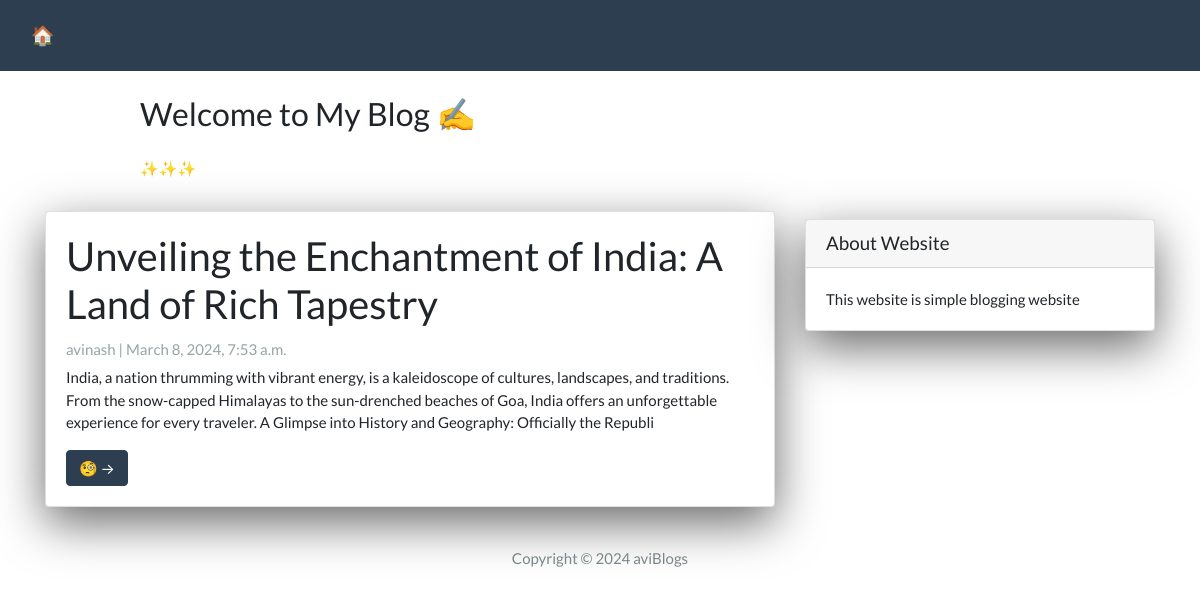
Before: / with the older database file.
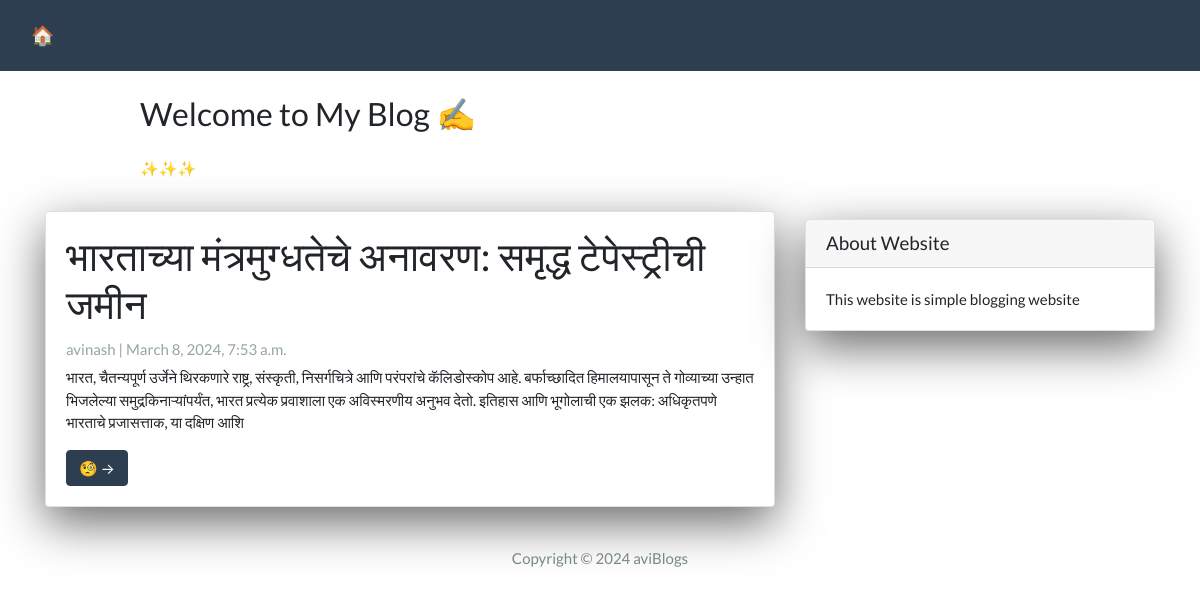
After: the same page with the newer database file.
### App/models.py (models this page shows, shortened)
class Post(models.Model):
  title =  models.CharField(max_length=200, unique=True)
  slug =   models.SlugField(max_length=200, unique=True)
  author = models.ForeignKey(User, on_delete=models.CASCADE, related_name='blog_posts')
  created_on = models.DateTimeField(auto_now_add=True)
  updated_on = models.DateTimeField(auto_now=True)
  content = models.TextField()
  status = models.IntegerField(choices=STATUS, default=0)
  class Meta:
    ordering = ['-created_on']

### App/views.py (the view)
# urls.py: path('', views.PostList.as_view(), name="home"),
class PostList(generic.ListView):
  queryset = Post.objects.filter(status=1).order_by('-created_on')
  template_name = 'index.html'

### App/templates/index.html (shortened to what this page needs)
{% extends "base.html" %}
{% block content %}
<header class="masthead">
  <div class="container">
    <div class="row">
      <div class=" col-md-8 col-md-10 mx-auto">
        <div class="site-heading">
          <h3 class=" site-heading my-4 mt-3 text-black"> Welcome to My Blog ✍️ </h3>
          <p class="text-dark">✨✨✨</p>
        </div>
      </div>
    </div>
  </div>
</header>
<div class="container">
  <div class="row">
    <div class="col-md-8 mt-3 left">
      {% for post in post_list %}
       <div class="card mb-4">
        <div class="card-body">
          <h2 class="card-title">{{ post.title }}</h2>
          <p class="card-text text-muted h6">{{ post.author }} | {{ post.created_on}} </p>
          <p class="card-text">{{post.content|slice:":300"}}</p>
          <a  href="{% url 'post_detail' post.slug  %}" class="btn btn-primary">🧐 &rarr;</a>
        </div>
      </div>
      {% endfor %}
    </div>
    {% block sidebar %}
    {% include 'sidebar.html' %}
    {% endblock sidebar %}
  </div>
</div>
{%endblock%}

### App/templates/base.html (shortened to what this page needs)
<!DOCTYPE html>
<html>
<head>
  <link rel="stylesheet" href="https://stackpath.bootstrapcdn.com/bootswatch/4.5.2/flatly/bootstrap.min.css">
</head>
<body>
  <nav class="navbar navbar-expand-lg navbar-dark bg-primary" id="mainNav">
    <div class="container-fluid">
      <a class="navbar-brand" href="{% url 'home' %}">🏠</a>
    </div>
  </nav>
  {% block content %}{% endblock content %}
  <footer class="py-3 bg-grey">
    <p class="m-0 text-dark text-center ">Copyright &copy; 2024 aviBlogs </p>
  </footer>
</body>
</html>

### App/templates/sidebar.html (shortened to what this page needs)
{% block sidebar %}
<div class="col-md-4 float-right ">
  <div class="card my-4">
    <h5 class="card-header">About Website</h5>
    <div class="card-body">
      <p class="card-text"> This website is simple blogging website </p>
    </div>
  </div>
</div>
{% endblock sidebar %}

### App/templates/sidebar.html (style rules this page uses)
.card { box-shadow: 0 16px 48px #6a6a6b; }

Changed rows visible on the page:
changed Post "avinash": title "Unveiling the Enchantment of India: A Land of Rich Tapestry" → "भारताच्या मंत्रमुग्धतेचे अनावरण: समृद्ध टेपेस्ट्रीची जमीन"; content "India, a nation thrumming with vibrant energy, is a kaleidoscope of cultures, landscapes, and traditions. From the snow-capped Himalayas to the sun-drenched beaches of Goa, India offers an unforgettable experience for every traveler. A Glimpse into History and Geography: Officially the Republi" → "भारत, चैतन्यपूर्ण उर्जेने थिरकणारे राष्ट्र, संस्कृती, निसर्गचित्रे आणि परंपरांचे कॅलिडोस्कोप आहे. बर्फाच्छादित हिमालयापासून ते गोव्याच्या उन्हात भिजलेल्या समुद्रकिनाऱ्यांपर्यंत, भारत प्रत्येक प्रवाशाला एक अविस्मरणीय अनुभव देतो. इतिहास आणि भूगोलाची एक झलक: अधिकृतपणे भारताचे प्रजासत्ताक, या दक्षिण आशि"
